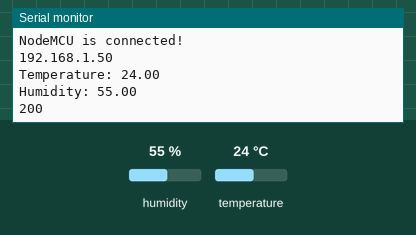
This sketch was run on a simulated ESP8266 (NodeMCU). Shown: the last lines printed to the serial monitor. Inputs (shaded band) come from the test bench; at power-on: humidity 55 %, temperature 24 °C. WiFi joins after 1.5 s; servers stay silent unless stated; web services answer with replies made up by the test bench.

Above: at 2.8 s.
2.9 s: humidity set to 22 %
At 6.21 s:
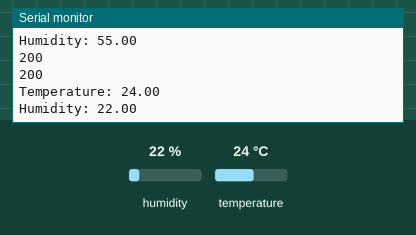
8.2 s: temperature set to 12 °C
At 9.7 s:
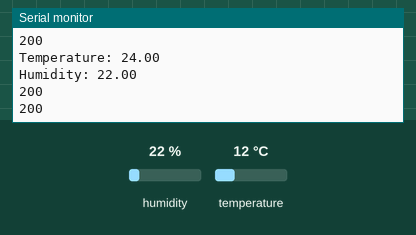
13.5 s: humidity set to 40 %
At 16.4 s:
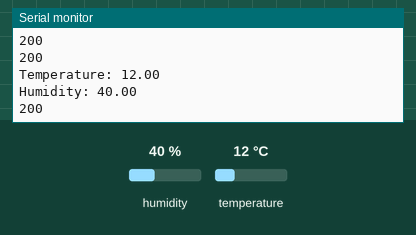
Timing chart, 0 to 17.9 s (numbered marks = the images above; inputs shaded):
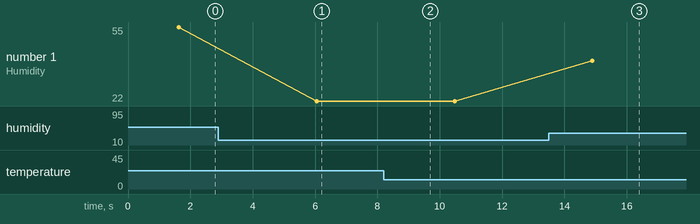

Measured:
- after the input at 2.9 s, the serial monitor: prints a new line after 3.2 s (image 1)
- after the input at 13.5 s, the serial monitor: prints a new line after 1.4 s (image 3)
- plotted number 1: 55 → 22 after the input at 2.9 s, 22 → 40 after the input at 13.5 s

The sketch:

DHT11_WithoutThingSpeak.ino
```cpp
#include <ESP8266WiFi.h>
#include <DHT.h>
#include <ESP8266HTTPClient.h>

DHT dht(D3, DHT11);

String host = "api.thingspeak.com";
int httpPort = 80;
String url1 = "/update?api_key=ZSYLSCCPICFFXCLZ&field1=";
String url2 = "/update?api_key=ZSYLSCCPICFFXCLZ&field2=";

HTTPClient http;

void setup()
{
  Serial.begin(9600);
  WiFi.begin("WiFi Username", "WiFi Password"); //Enter your own WiFi credentials
  while(WiFi.status() != WL_CONNECTED)
  {
    delay(200);
    Serial.print("..");
  }
  Serial.println();
  Serial.println("NodeMCU is connected!");
  Serial.println(WiFi.localIP());
  dht.begin();
}

void loop()
{
  float h = dht.readHumidity();
  float t = dht.readTemperature();
  Serial.println("Temperature: " + (String) t);
  Serial.println("Humidity: " + (String) h);

  //Sending data to ThingSpeak using GET request
  url1 = url1 + (String) t;
  http.begin(host,httpPort,url1);
  int httpCode = http.GET();
  Serial.println(httpCode); //200 if its working
  delay(2000);

  url2 = url2 + (String) h;
  http.begin(host,httpPort,url2);
  httpCode = http.GET(); //200 if its working
  Serial.println(httpCode);
  delay(2000);
}
```
